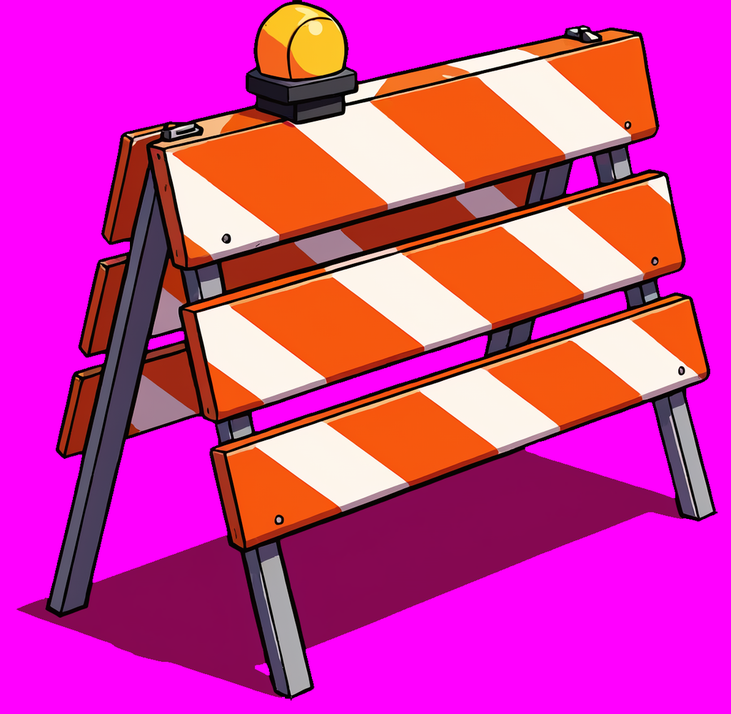
#> input picture Tools/Art/_keybackup/Obs_Barrier.png, 731 x 714 px, shrunk from 1024 x 999 before the run, found by its file name
$ python -i key_bg.py   (imports and definitions only)
#> lines starting #> are read from the running program, lines starting #| are printed output that depends on the picture; after the words box and inside, x2 and y2 are one past the last pixel; in counts of white or black regions, pixels touching at a corner belong together
"""17차: 배경색을 모서리에서 샘플링해 키잉(색상 창 ±14° + 채도) — 테두리와 연결된 영역만 지운다(본체 안 분홍은 보존).
사용: python3 key_bg.py <out_dir> <Obs_X.png ...>  (원본은 Tools/Art/_keybackup/Obs_X.png)"""
import sys, os, numpy as np, cv2
from PIL import Image
HERE = os.path.dirname(os.path.abspath(__file__))
def process(name, out_dir):
#> called with name = '_keybackup/Obs_Barrier.png', out_dir = 'out.png'
    src = os.path.join(HERE, '_keybackup', name)
    im = Image.open(src).convert('RGB'); rgb = np.asarray(im)
    H, W = rgb.shape[:2]
    corners = np.concatenate([rgb[:8, :8].reshape(-1, 3), rgb[:8, -8:].reshape(-1, 3), rgb[-8:, :8].reshape(-1, 3), rgb[-8:, -8:].reshape(-1, 3)])
#> corners = 256 rows, first 8: [255, 0, 255], [255, 0, 255], [255, 0, 255], [255, 0, 255], [255, 0, 255], [255, 0, 255], [255, 0, 255], [255, 0, 255]
    bg = np.median(corners, axis=0).astype(np.uint8)
#> bg = [255, 0, 255]
    bh = cv2.cvtColor(bg.reshape(1, 1, 3), cv2.COLOR_RGB2HSV)[0, 0].astype(np.float32)
#> bh = [150, 255, 255]
    hsv = cv2.cvtColor(rgb, cv2.COLOR_RGB2HSV).astype(np.float32)
    dh = np.abs(hsv[..., 0] - bh[0]); dh = np.minimum(dh, 180 - dh)   # OpenCV hue 0..180
#> after `dh = np.minimum(dh, 180 - dh)`:
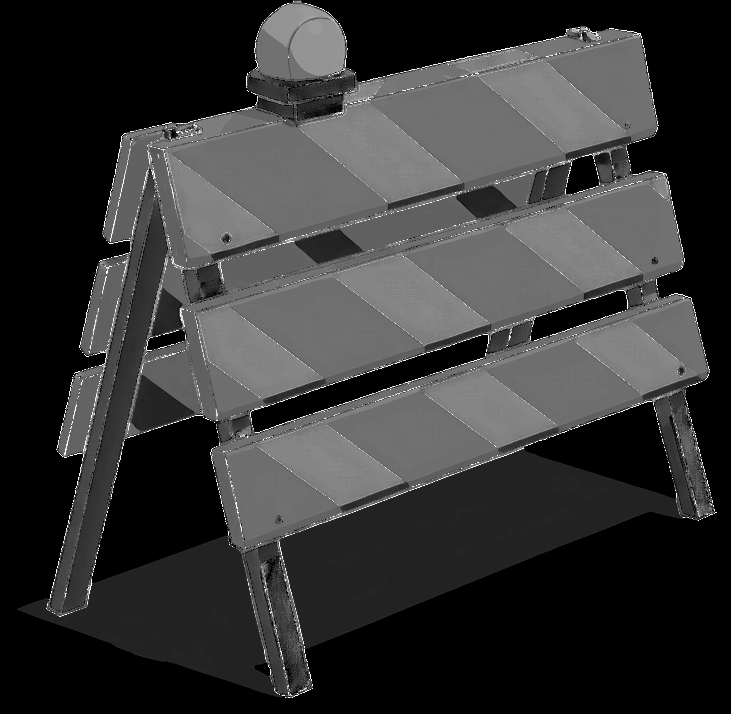
#> dh: shape (714, 731) float32; min 0, max 90, mean 18.8; drawn with min black and max white
    like = (dh < 8) & (hsv[..., 1] > 90) & (hsv[..., 2] > 90)
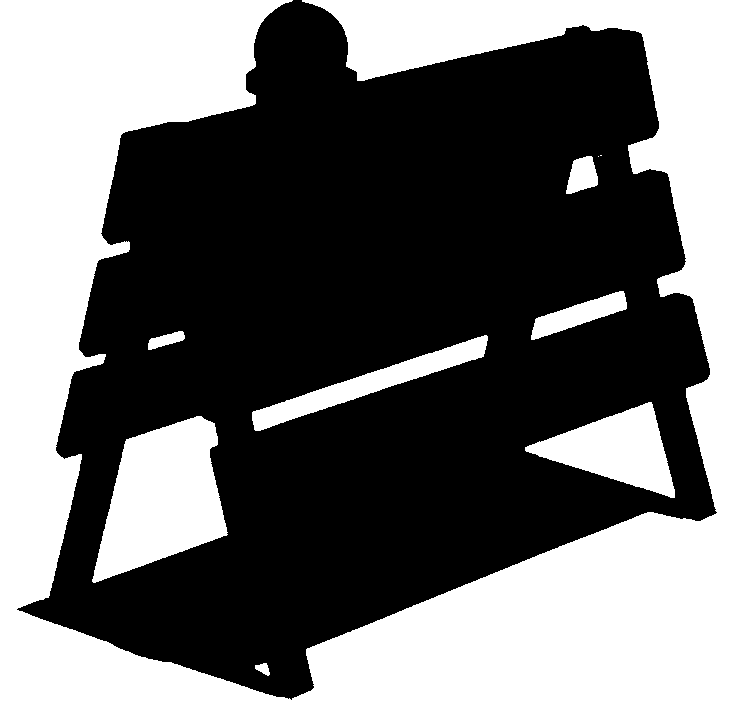
#> like: shape (714, 731) bool; 43.1% white; 10 white regions (2 under 20 px), largest, box (x1, y1, x2, y2) and area: (0, 0, 731, 714) 195292, (92, 416, 228, 583) 14200, (525, 402, 675, 498) 7129
    dist = np.linalg.norm(rgb.astype(np.float32) - bg.astype(np.float32), axis=2)
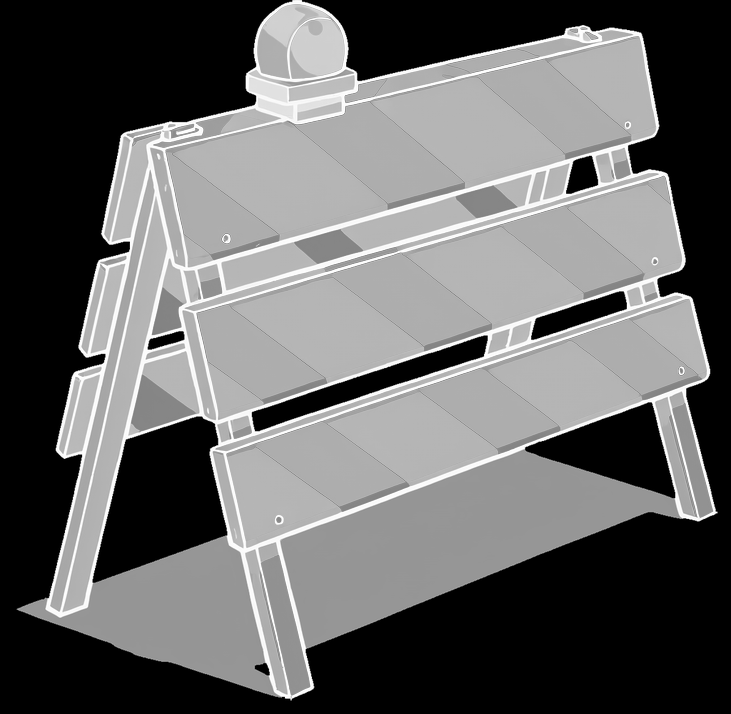
#> dist: shape (714, 731) float32; min 0, max 360.8, mean 144.6; drawn with min black and max white
    like |= dist < 40
    like = cv2.morphologyEx(like.astype(np.uint8), cv2.MORPH_CLOSE, np.ones((3, 3), np.uint8))
#> like: shape (714, 731); values 0 (black) and 1 (white), 43.1% white; 10 white regions (2 under 20 px), largest, box (x1, y1, x2, y2) and area: (0, 0, 731, 714) 195322, (92, 416, 228, 583) 14203, (525, 402, 675, 498) 7131
    n, lab = cv2.connectedComponents(like)
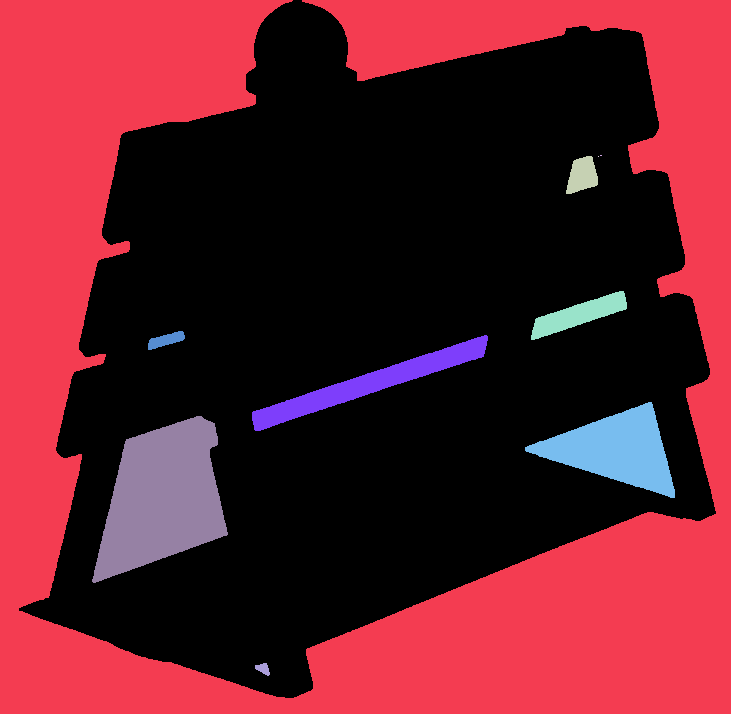
#> lab: shape (714, 731) int32; 11 distinct labels, from 0 to 10; one colour per label, 0 black
#> n = 11
    border = set(np.unique(np.concatenate([lab[0], lab[-1], lab[:, 0], lab[:, -1]])))
#> border = 2 items
    border.discard(0)
    keyed = np.isin(lab, list(border))
#> keyed: shape (714, 731) bool; 37.4% white; 1 white region, box (x1, y1, x2, y2) and area: (0, 0, 731, 714) 195322
    keyed = cv2.dilate(keyed.astype(np.uint8), np.ones((3, 3), np.uint8)) > 0
#> keyed: shape (714, 731) bool; 38.1% white; 1 white region, box (x1, y1, x2, y2) and area: (0, 0, 731, 714) 198645
    alpha = (~keyed).astype(np.float32)
    alpha = cv2.GaussianBlur(alpha, (0, 0), 0.8)
    alpha = np.clip((alpha - 0.35) / 0.4, 0, 1)
    opaque = (alpha > 0.5).astype(np.uint8)
#> opaque: shape (714, 731); values 0 (black) and 1 (white), 61.9% white; 1 black region, box (x1, y1, x2, y2) and area: (0, 0, 731, 714) 198650
    col = rgb.copy(); mask = opaque.copy(); k = np.ones((3, 3), np.uint8)
    for _ in range(24):
        dil = cv2.dilate(mask, k); ring = (dil > 0) & (mask == 0)
        if not ring.any(): break
        blur = cv2.blur(col * mask[..., None], (3, 3)).astype(np.float32)
        cnt = cv2.blur(mask.astype(np.float32), (3, 3))
        fill = (blur / np.maximum(cnt[..., None], 1e-3)).astype(np.uint8)
        col[ring] = fill[ring]; mask = dil
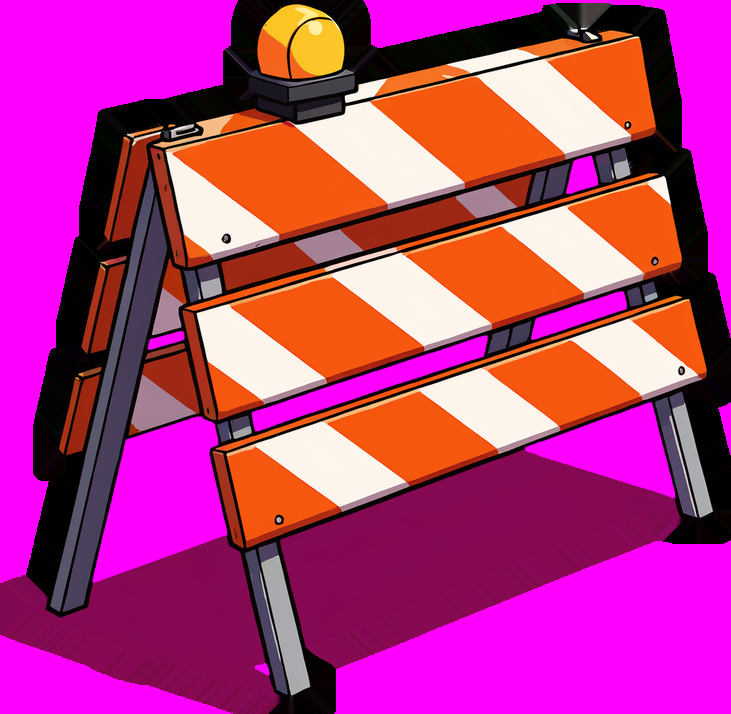
#> col: shape (714, 731, 3); mean R, G, B 181.9, 54.4, 126.4
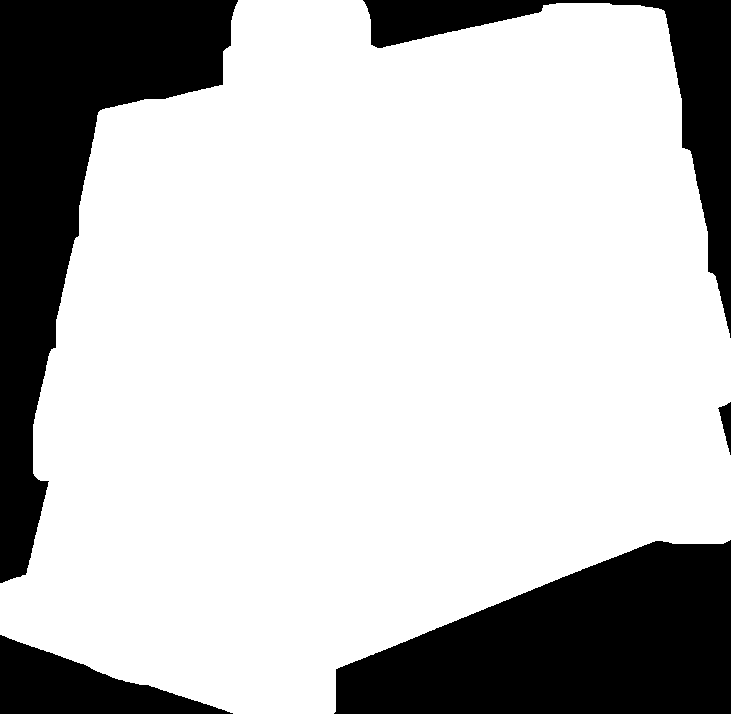
#> mask: shape (714, 731); values 0 (black) and 1 (white), 75.9% white; 5 black regions, box (x1, y1, x2, y2) and area: (0, 0, 238, 583) 50183, (334, 540, 731, 714) 47766, (363, 0, 731, 338) 18280, (0, 635, 233, 714) 8965, (718, 402, 731, 455) 352
    # 가장자리 디스필: 반투명 픽셀은 배경색 성분을 줄인다
    edge = (alpha > 0) & (alpha < 1)
#> edge: shape (714, 731) bool; 0.43% white in thin lines or dots
    cf = col.astype(np.float32)
    for c in (0, 2):
        cf[..., c] = np.where(edge, np.minimum(cf[..., c], cf[..., 1] + 90), cf[..., c])
#> cf: shape (714, 731, 3) float32; mean R, G, B 182.3, 54.4, 126.5
    out = np.dstack([cf.astype(np.uint8), (alpha * 255).astype(np.uint8)])
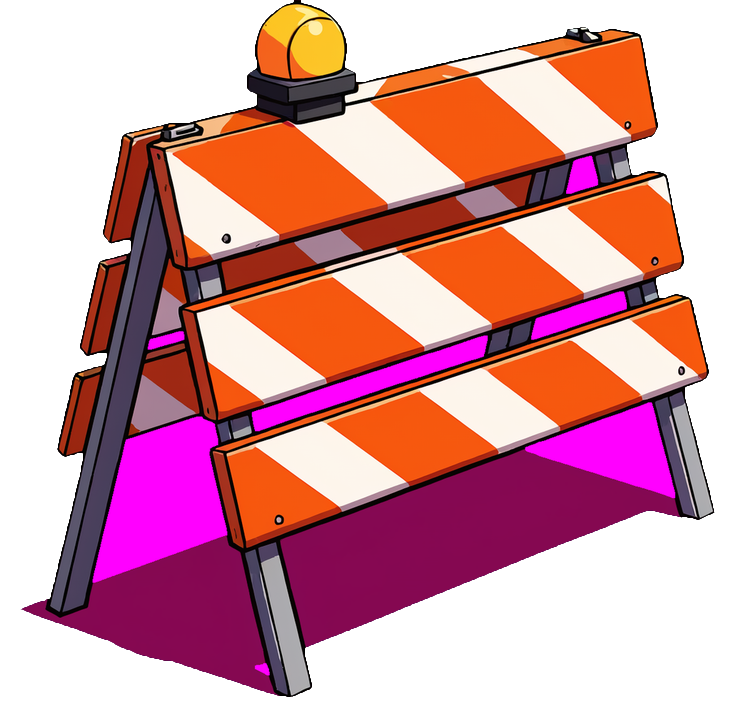
#> out: shape (714, 731, 4); mean R, G, B, A 181.9, 54.4, 126.4, 157.9; transparent parts drawn white
    # 내용 bbox로 자르기(여백 4%) → 스프라이트 해상도 효율
    ys, xs = np.where(alpha > 0.05)
    if len(ys):
        m = int(0.04 * max(H, W)); y0, y1 = max(0, ys.min() - m), min(H, ys.max() + m); x0, x1 = max(0, xs.min() - m), min(W, xs.max() + m)
#> after `y0, y1 = (max(0, ys.min() - m), min(H, ys.max() + m))`: y0 = 0; y1 = 714
#> after `x0, x1 = (max(0, xs.min() - m), min(W, xs.max() + m))`: x0 = 0; x1 = 731
        out = out[y0:y1, x0:x1]
    Image.fromarray(out, 'RGBA').save(os.path.join(out_dir, name), optimize=True)
    print('ok', name, 'bg', bg.tolist(), 'keyed=%.2f' % keyed.mean(), out.shape[1], 'x', out.shape[0])
#| ok _keybackup/Obs_Barrier.png bg [255, 0, 255] keyed=0.38 731 x 714
# [2 lines not run here, left out]

>>> result = process('_keybackup/Obs_Barrier.png', 'out.png')

$ run again, on Tools/Art/_keybackup/Obs_Clothesline.png
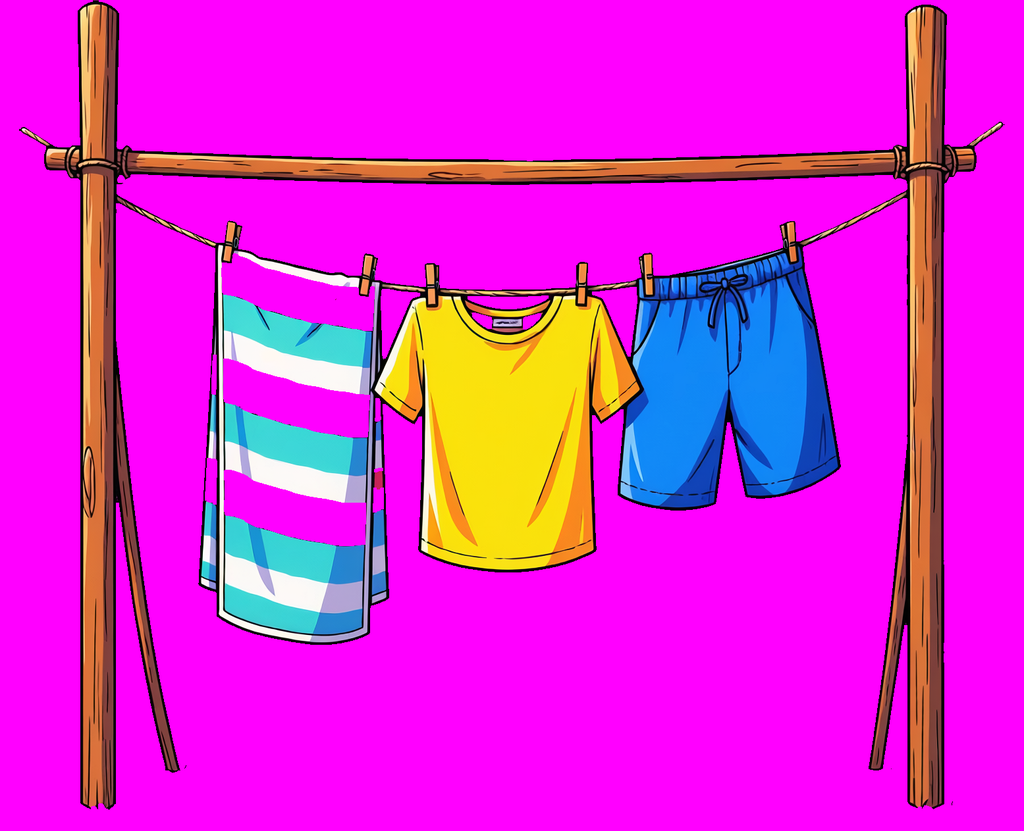
#> input picture Tools/Art/_keybackup/Obs_Clothesline.png, 1024 x 831 px, found by its file name
#> corners = 256 rows, first 8: [255, 0, 255], [255, 0, 255], [255, 0, 255], [255, 0, 255], [255, 0, 255], [255, 0, 255], [255, 0, 255], [255, 0, 255]
#> bg = [255, 0, 255]
#> bh = [150, 255, 255]
#> in process, `n, lab = cv2.connectedComponents(like)`:
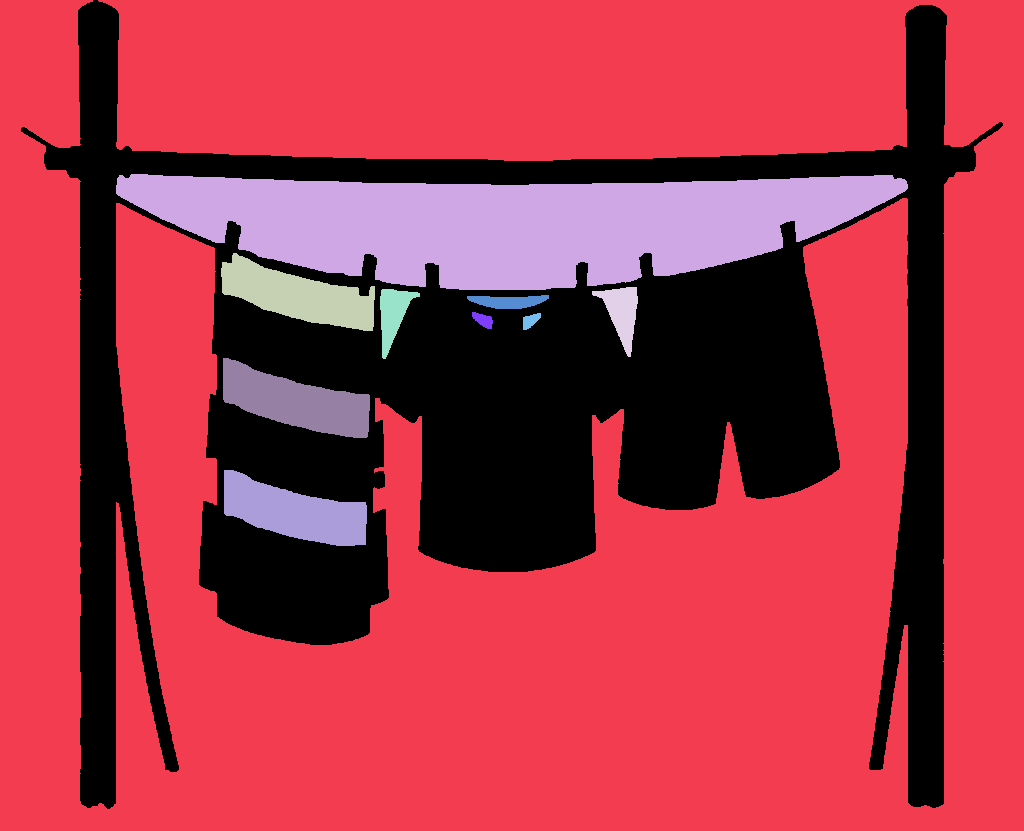
#> lab: shape (831, 1024) int32; 11 distinct labels, from 0 to 10; one colour per label, 0 black
#> n = 11
#> border = 2 items
#> opaque: shape (831, 1024); values 0 (black) and 1 (white), 36.6% white; 1 white region, box (x1, y1, x2, y2) and area: (22, 0, 1001, 807) 311165
#> edge: shape (831, 1024) bool; 0.81% white in thin lines or dots
#> in process, `out = np.dstack([cf.astype(np.uint8), (alpha * 255).astype(np.uint8)])`:
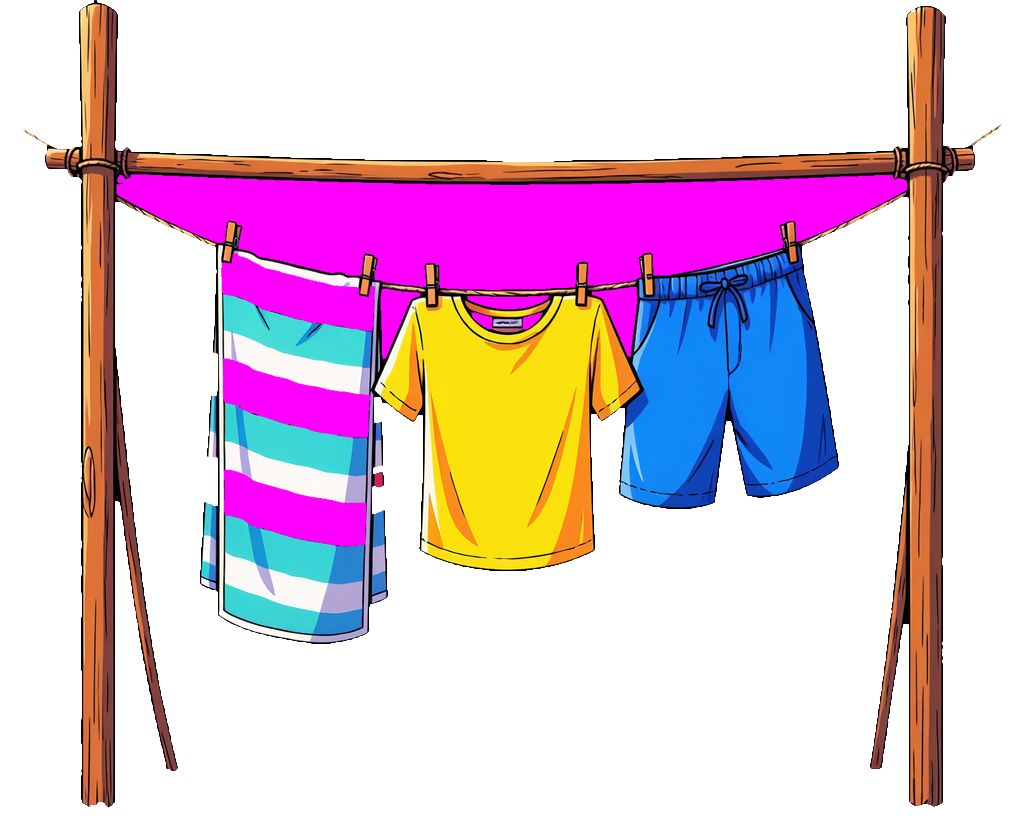
#> out: shape (831, 1024, 4); mean R, G, B, A 176.1, 38.8, 165.6, 93.2; transparent parts drawn white
#> y0 = 0; y1 = 831
#> x0 = 0; x1 = 1024
#| ok _keybackup/Obs_Clothesline.png bg [255, 0, 255] keyed=0.63 1024 x 831
